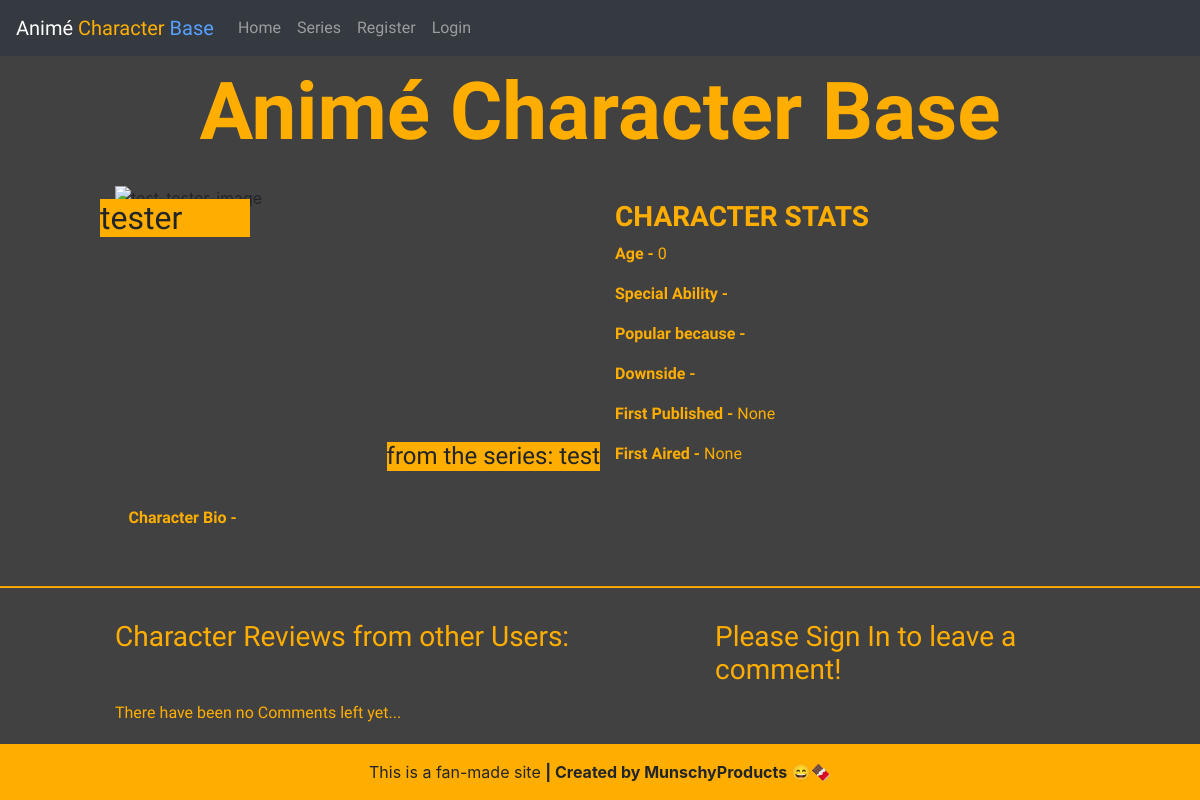
The app's page /test-tester/ with its own data.
### collection/models.py (models this page shows, shortened)
class Character(models.Model):
    name = models.CharField(unique=True, max_length=100)
    slug = models.SlugField(max_length=100, unique=True)
    char_image = CloudinaryField('image', default='placeholder')
    series_name = models.ForeignKey(
        Series,
        on_delete=models.CASCADE,
        related_name="series"
    )
    first_published = models.DateField(null=True, blank=True)
    first_aired = models.DateField(null=True, blank=True)
    age = models.PositiveIntegerField(default=0)
    bio = models.TextField(default='', max_length=4000)
    special = models.CharField(max_length=200)
    good_reason = models.CharField(default='', max_length=100)
    bad_reason = models.CharField(default='', max_length=100)
    created_on = models.DateTimeField(auto_now_add=True)
    updated_on = models.DateTimeField(auto_now=True)
    status = models.IntegerField(choices=VIEW_CARD, default=1)
    class Meta:
        ordering = ['series_name', 'name']

class Series(models.Model):
    series_name = models.CharField(max_length=100, unique=True, null=False)
    series_logo = CloudinaryField('image', default='placeholder')
    class Meta:
        ordering = ['series_name']
    def __str__(self):
        return self.series_name

### collection/views.py (the view, shortened to what this page needs)
# urls.py: path('<slug:slug>/', views.CharDetail.as_view(), name='character_detail'),
class CharDetail(View):
    def get(self, request, slug, *args, **kwargs):
        queryset = Character.objects.all()
        character = get_object_or_404(queryset, slug=slug)
        comments = character.comments.all().order_by(
            '-created_on'
        )
        return render(
            request,
            "character_detail.html",
            {
                "character": character,
                "comments": comments,
                "commented": False,
                'comment_form': ComForm()
            },
        )

### templates/character_detail.html (shortened to what this page needs)
{% extends 'base.html' %}
{% block content %}
{% load crispy_forms_tags %}
<div class="container-fluid">
    <div class="row">
        <div class="col-12 mt-4">
            <h1 class="text-center orange-text mb-4"><strong>Animé Character Base</strong></h1>
        </div>
    </div>
</div>
<div class="masthead">
    <div class="container-fluid">
        <div class="row">
            <div class="col-md-10 offset-md-1 mb-2">
                <div class="row">
                    <div class="col-md-6">
                        {% if "placeholder" in character.char_image.url %}
                        <img src="https://encrypted-tbn0.gstatic.com/images?q=tbn:ANd9GcQNmSyUp4xJ3oSaH_VAVvH6TQG4EJu-XSp7DA&usqp=CAU"
                            alt="placeholder-image">
                        {% else %}
                        <img src=" {{ character.char_image.url }}" alt="{{ character.slug }}-image" class="char-img">
                        {% endif %}
                        <h2 class="image-label">{{ character.name }}</h2>
                        <h2 class="image-subtitle">from the series: {{ character.series_name }}</h2>
                    </div>
                    <div class="col-md-6 d-inline mt-3">
                        <h3 class="orange-text"><strong>CHARACTER STATS</strong></h3>
                        <p class="orange-text"><strong>Age -</strong> {{ character.age }}</p>
                        <p class="orange-text"><strong>Special Ability -</strong> {{ character.special }}</p>
                        <p class="orange-text"><strong>Popular because -</strong> {{ character.good_reason }}</p>
                        <p class="orange-text"><strong>Downside -</strong> {{ character.bad_reason }}</p>
                        <p class="orange-text"><strong>First Published -</strong> {{ character.first_published }}</p>
                        <p class="orange-text"><strong>First Aired -</strong> {{ character.first_aired }}</p>
                    </div>
                </div>
            </div>
        </div>
        <div class="container-fluid">
            <div class="row">
                <div class="col-md-10 offset-md-1 mb-2">
                    <div class="row">
                        <div class="col-md-12 bio-bg">
                            <p class="orange-text"><strong>Character Bio -</strong></p>
                        </div>
                    </div>
                </div>
            </div>
        </div>
    </div>
    <hr class="hr-orange" />
    <div class="container-fluid">
        <div class="row">
            <div class="col-md-6 offset-md-1 mb-4 mt-3">
                <h3 class="orange-text">Character Reviews from other Users:</h3>
                <div class="mb-1">
                    {% for comment in comments %}
                    <div class="comments">
                        <div class="white-text">
                            {{ comment.body | linebreaks }}
                            <p class="orange-text right">
                                by <strong><em>{{ comment.name }}</em></strong> | {{ comment.created_on }}
                            </p>
                        </div>
                        <div>
                            {% if user.is_superuser %}
                            <a href="{% url 'delete_comment' comment.id %}?charid={{ character.id }}">
                                <span class="btn btn-delete mb-3"><i
                                        class="fas fa-trash-alt"></i></span>
                            </a>
                            {% endif %}
                        </div>
                    </div>
                    {% empty %}
                    <div class="orange-text mt-5">
                        <p>There have been no Comments left yet...</p>
                    </div>
                    {% endfor %}
                </div>
            </div>
            <div class="col-md-4 mb-4 mt-3">
                {% if user.is_authenticated %}
                <h3 class="orange-text">Please leave a comment:</h3>
                <div class="orange-form">
                    <p class="orange-text">Comment being left by:</p>
                    <p class="offset-1 orange-text"><strong><em>{{ user.username }}</em></strong></p>
                    <form method="post" class="mt-1 padded-form">
                        {{ comment_form | crispy }}
                        {% csrf_token %}
                        <button type="submit" class="btn btn-primary mb-3" aria-label="submit-comment">Post
                            Comment</button>
                    </form>
                </div>
                {% else %}
                <h3 class="orange-text">Please Sign In to leave a comment!</h3>
                {% endif %}
            </div>
        </div>
    </div>
</div>
{% endblock %}

### static/css/style.css (style rules this page uses)
body { background-color: rgb(65, 65, 65); }
.char-img { max-width: 300px; }
h1, h2, h3, h4, h5, h6 { font-family: 'Acme', sans-serif, serif; }
h1 { font-size: 500%; }
p, a { font-family: 'Almarai', sans-serif, serif; }
.orange-text { color: #ffae00; }
.hr-orange { background-color: #ffae00; height: 1px; }
.bio-bg { background-color: rgba(0, 0, 0, 0); padding: 1rem; }
.image-label { position: absolute; top: 5%; min-width: 30%; left: 0px; background-color: #ffae00; font-size: 200%; }
.image-subtitle { position: absolute; bottom: 1%; min-width: 30%; right: 0px; background-color: #ffae00; font-size: 150%; }

### records on screen
Character: name "tester", series_name "test", age "0", first_published "None", first_aired "None"
